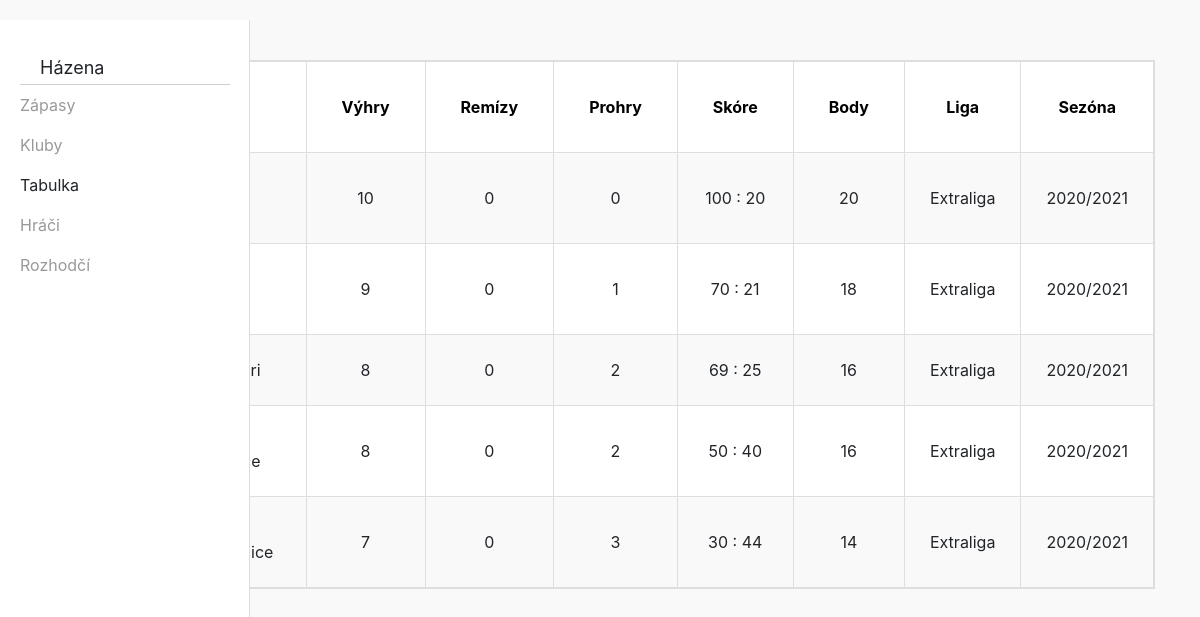
/tabulka/, run on the app's committed database.
### HazenaIS/models.py (models this page shows, shortened)
class Vysledky(models.Model):
    body = models.IntegerField()
    vyhry = models.IntegerField()
    remizy = models.IntegerField()
    prohry = models.IntegerField()
    vstrelene_branky = models.IntegerField()
    utrzene_branky = models.IntegerField()
    sezona = models.ForeignKey('Sezona', on_delete=models.RESTRICT)
    klub = models.ForeignKey('Klub', on_delete=models.RESTRICT)

class Sezona(models.Model):
    nazev_sezony = models.CharField(max_length=25)
    nazev_ligy = models.CharField(max_length=50)

### HazenaIS/views.py (the view)
# urls.py: path('tabulka/',HazenaIS.views.tabulka, name='tabulka'),
def tabulka(request):
    t = Vysledky.objects.all()
    return render(request, 'tabulka.html', {'tabulka':t})

### HazenaIS/models.py (called while the page is built)
    def __str__(self):
        return self.nazev_klubu

### templates/tabulka.html (shortened to what this page needs)
{% load static %}
<html lang="en">
    <head>
        <link href="//maxcdn.bootstrapcdn.com/bootstrap/4.0.0/css/bootstrap.min.css" rel="stylesheet" id="bootstrap-css">
        <link rel="stylesheet" type="text/css" href="{% static 'css/tabulka.css' %}"/>
        <link rel="stylesheet" type="text/css" href="{% static 'css/menu.css' %}"/>
    </head>
    <body>
        <div id="sidebar-wrapper">
            <ul class="sidebar-nav">
                <li class="sidebar-brand">
                        Házena
                </li>
                <li>
                    <a href="{% url 'zapasy' %}">Zápasy</a>
                </li>
                <li>
                    <a href="{% url 'kluby' %}">Kluby</a>
                </li>
                <li>
                    Tabulka
                </li>
                <li>
                    <a href="{% url 'hraci' %}">Hráči</a>
                </li>
                <li>
                    <a href="{% url 'rozhodci' %}">Rozhodčí</a>
                </li>
            </ul>
        </div>
        <div id="page-content-wrapper">
      <section class="content-info">
        <div class="container paddings-mini">
            <div class="row">
                <div class="col-lg-12">
                    <table class="table-striped table-responsive table-hover result-point">
                        <thead class="point-table-head">
                            <tr>
                                <th class="text-center">Pořadí</th>
                                <th class="text-left">Klub</th>
                                <th class="text-center">Výhry</th>
                                <th class="text-center">Remízy</th>
                                <th class="text-center">Prohry</th>
                                <th class="text-center">Skóre</th>
                                <th class="text-center">Body</th>
                                <th class="text-center">Liga</th>
                                <th class="text-center">Sezóna</th>
                            </tr>
                        </thead>
                        <tbody class="text-center">
                            {% for t in tabulka %}
                            <tr>
                                <td>{{t.id}}</td>
                                <td class="text-left">{{t.klub}} </td>
                                <td>{{t.vyhry}}</td>
                                <td>{{t.remizy}}</td>
                                <td>{{t.prohry}}</td>
                                <td>{{t.vstrelene_branky}} : {{t.utrzene_branky}}</td>
                                <td>{{t.body}}</td>
                                <td>{{t.sezona.nazev_ligy}}</td>
                                <td>{{t.sezona.nazev_sezony}}</td>
                            </tr>
                            {% endfor %}
                        </tbody>
                    </table>
                </div>
            </div>
        </div>
    </section>
</div>
    </body>
</html>

### static/css/tabulka.css (style rules this page uses)
body { background-color: #f9f9f9; }
.content-info { padding: 40px 0; background-size: cover !important; background-position: top center !important; background-repeat: no-repeat !important; position: relative; padding-bottom: 100px }
table { width: 100%; background: #fff; border: 1px solid #dedede }
table thead tr th { padding: 35px; border: 1px solid #dedede; color: #000 }
table.table-striped tbody tr:nth-of-type(odd) { background: #f9f9f9 }
.text-left { text-align: center; width: 200px; }
table tr td { padding: 10px 20px; border: 1px solid #dedede; width: auto; }
table tr td { padding: 25px; border: 1px solid #dedede }

### static/css/menu.css (style rules this page uses)
#sidebar-wrapper { z-index: 1000; position: fixed; left: 250px; width: 0; height: 100%; margin-left: -250px; margin-top: 20px; overflow-y: auto; background:#fff; -webkit-transition: all 0.5s ease; -moz-transition: all 0.5s ease; -o-transition: all 0.5s ease; transition: all 0.5s ease; }
#sidebar-wrapper { box-shadow: inset -1px 0px 0px 0px #DDDDDD; }
#page-content-wrapper { width: 100%; position: absolute; padding: 15px; }
.sidebar-nav { position: absolute; top: 0; width: 250px; margin: 0; padding: 0; list-style: none; }
.sidebar-nav li { text-indent: 20px; line-height: 40px; }
.sidebar-nav li a { display: block; text-decoration: none; color: #999999; }
.sidebar-nav > .sidebar-brand { height: 65px; font-size: 18px; line-height: 60px; }
@media (min-width:768px) { #sidebar-wrapper { width: 250px; } }
@media (min-width:768px) { #page-content-wrapper { padding: 20px; position: relative; } }
.sidebar-brand { border-bottom: 1px solid rgba(102, 97, 91, 0.3); }
.sidebar-brand { padding: 18px 0px; margin: 0 20px; }

### data on the page
Vysledky: vyhry "10", remizy "0", prohry "0", vstrelene_branky "100", utrzene_branky "20", body "20", sezona.nazev_ligy "Extraliga", sezona.nazev_sezony "2020/2021"
Vysledky: vyhry "9", remizy "0", prohry "1", vstrelene_branky "70", utrzene_branky "21", body "18", sezona.nazev_ligy "Extraliga", sezona.nazev_sezony "2020/2021"
Vysledky: vyhry "8", remizy "0", prohry "2", vstrelene_branky "69", utrzene_branky "25", body "16", sezona.nazev_ligy "Extraliga", sezona.nazev_sezony "2020/2021"
Vysledky: vyhry "8", remizy "0", prohry "2", vstrelene_branky "50", utrzene_branky "40", body "16", sezona.nazev_ligy "Extraliga", sezona.nazev_sezony "2020/2021"
Vysledky: vyhry "7", remizy "0", prohry "3", vstrelene_branky "30", utrzene_branky "44", body "14", sezona.nazev_ligy "Extraliga", sezona.nazev_sezony "2020/2021"
